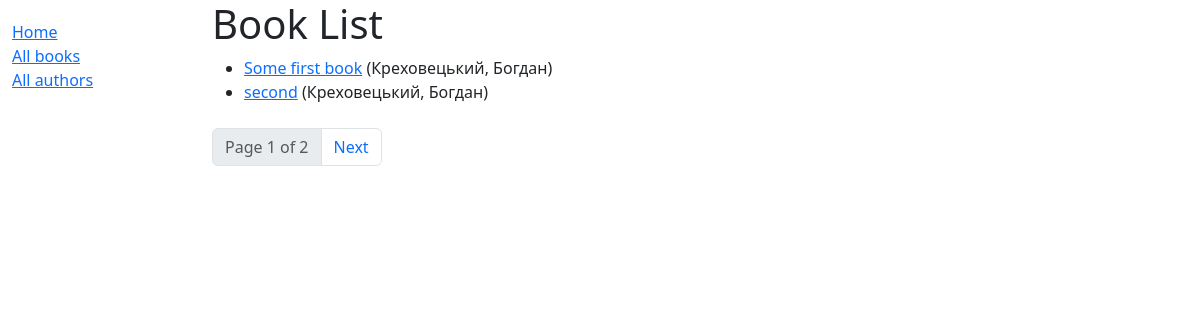
/catalog/books/, run on the app's committed database.
### catalog/models.py (models this page shows, shortened)
class Book(models.Model):
    title = models.CharField(max_length=200)
    author = models.ForeignKey('Author', on_delete=models.RESTRICT, null=True)
    summary = models.TextField(
        max_length=1000, help_text="Enter a brief description of the book")
    isbn = models.CharField('ISBN', max_length=13,
                            unique=True,
                            help_text='13 Character <a href="https://www.isbn-international.org/content/what-isbn'
                                      '">ISBN number</a>')
    genre = models.ManyToManyField(
        Genre, help_text="Select a genre for this book")
    def display_genre(self):
        """Create a string for the Genre. This is required to display genre in Admin."""
        return ', '.join(genre.name for genre in self.genre.all()[:3])
    display_genre.short_description = 'Genre'
    def get_absolute_url(self):
        return reverse('book-detail', args=[str(self.id)])

class Author(models.Model):
    first_name = models.CharField(max_length=100)
    last_name = models.CharField(max_length=100)
    date_of_birth = models.DateField(null=True, blank=True)
    date_of_death = models.DateField('Died', null=True, blank=True)
    class Meta:
        ordering = ['last_name', 'first_name']
    def __str__(self):
        return f'{self.last_name}, {self.first_name}'

### catalog/views.py (the view)
# urls.py: path('books/', views.BookListView.as_view(), name='books'),
class BookListView(generic.ListView):
    model = Book
    paginate_by = 2
    context_object_name = 'book_list'
    queryset = Book.objects.all()
    template_name = 'catalog/book_list.html'

### catalog/templates/catalog/book_list.html
{% extends "base_generic.html" %}
{% block content %}
  <h1>Book List</h1>
  {% if book_list %}
    <ul>
      {% for book in book_list %}
      <li>
        <a href="{{ book.get_absolute_url }}">{{ book.title }}</a>
        ({{book.author}})
      </li>
      {% endfor %}
    </ul>
  {% else %}
    <p>There are no books in the library.</p>
  {% endif %}
{% endblock %}

### data on the page
Book: title "Some first book", author "Креховецький, Богдан"
Book: title "second", author "Креховецький, Богдан"

### other printed values
{{ page_obj.number }} "1"
{{ page_obj.paginator.num_pages }} "2"
